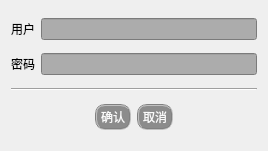
<?xml version="1.0" encoding="UTF-8"?>
<ui version="4.0">
 <class>UserRegister</class>
 <widget class="QDialog" name="UserRegister">
  <property name="geometry">
   <rect>
    <x>0</x>
    <y>0</y>
    <width>268</width>
    <height>151</height>
   </rect>
  </property>
  <property name="windowTitle">
   <string>用户注册</string>
  </property>
  <layout class="QVBoxLayout" name="verticalLayout">
   <item>
    <layout class="QHBoxLayout" name="horizontalLayout">
     <item>
      <widget class="QLabel" name="label">
       <property name="text">
        <string>用户</string>
       </property>
      </widget>
     </item>
     <item>
      <widget class="QLineEdit" name="lineRegUser">
       <property name="styleSheet">
        <string notr="true">background:rgb(172, 172, 172)</string>
       </property>
      </widget>
     </item>
    </layout>
   </item>
   <item>
    <layout class="QHBoxLayout" name="horizontalLayout_2">
     <item>
      <widget class="QLabel" name="label_2">
       <property name="text">
        <string>密码</string>
       </property>
      </widget>
     </item>
     <item>
      <widget class="QLineEdit" name="lineRegPass">
       <property name="styleSheet">
        <string notr="true">background:rgb(172, 172, 172)</string>
       </property>
      </widget>
     </item>
    </layout>
   </item>
   <item>
    <widget class="Line" name="line">
     <property name="orientation">
      <enum>Qt::Horizontal</enum>
     </property>
    </widget>
   </item>
   <item>
    <layout class="QHBoxLayout" name="horizontalLayout_3">
     <item>
      <spacer name="horizontalSpacer">
       <property name="orientation">
        <enum>Qt::Horizontal</enum>
       </property>
       <property name="sizeHint" stdset="0">
        <size>
         <width>40</width>
         <height>20</height>
        </size>
       </property>
      </spacer>
     </item>
     <item>
      <widget class="QPushButton" name="btnRegOk">
       <property name="styleSheet">
        <string notr="true">color:rgb(250, 250, 250);
background:rgb(140, 140, 140);
border:2px groove gray;border-radius:10px;padding:2px 4px;</string>
       </property>
       <property name="text">
        <string>确认</string>
       </property>
      </widget>
     </item>
     <item>
      <widget class="QPushButton" name="btnRegCancel">
       <property name="styleSheet">
        <string notr="true">color:rgb(250, 250, 250);
background:rgb(140, 140, 140);
border:2px groove gray;border-radius:10px;padding:2px 4px;</string>
       </property>
       <property name="text">
        <string>取消</string>
       </property>
      </widget>
     </item>
     <item>
      <spacer name="horizontalSpacer_2">
       <property name="orientation">
        <enum>Qt::Horizontal</enum>
       </property>
       <property name="sizeHint" stdset="0">
        <size>
         <width>40</width>
         <height>20</height>
        </size>
       </property>
      </spacer>
     </item>
    </layout>
   </item>
  </layout>
 </widget>
 <layoutdefault spacing="6" margin="11"/>
 <resources/>
 <connections/>
</ui>
